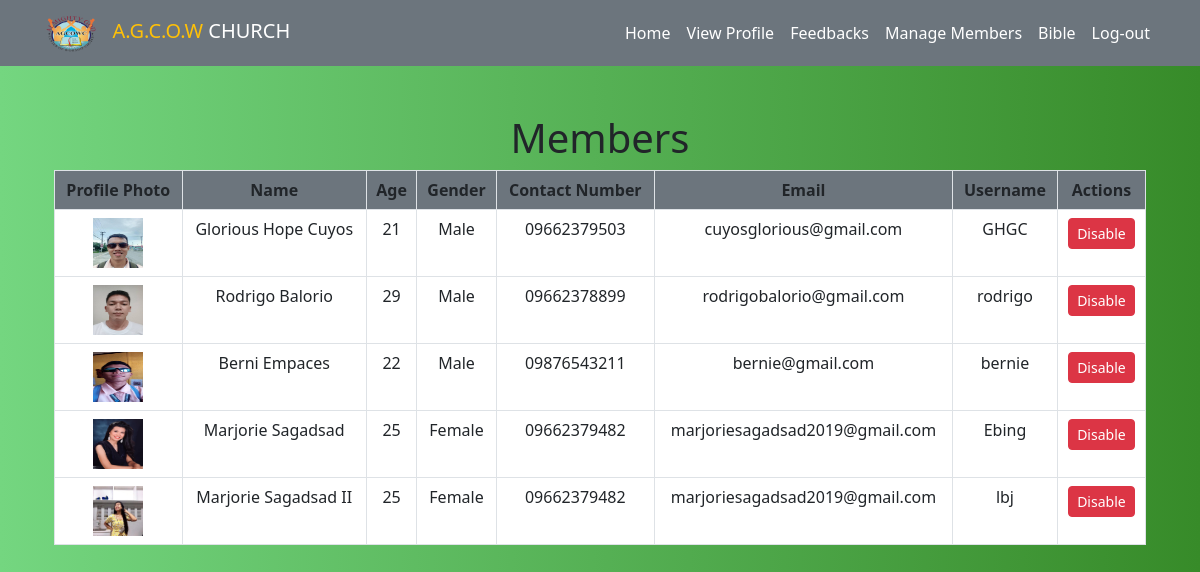
Page /admin/manage.php (signed in) on the committed database.
### tables this page shows
CREATE TABLE `users` (
  `user_id` int(11) NOT NULL,
  `user_fname` varchar(50) DEFAULT NULL,
  `user_lname` varchar(50) DEFAULT NULL,
  `user_birthday` date DEFAULT NULL,
  `user_gender` varchar(250) NOT NULL,
  `user_contactnum` varchar(11) DEFAULT NULL,
  `user_email` varchar(250) DEFAULT NULL,
  `user_username` varchar(100) NOT NULL,
  `user_pass` varchar(200) DEFAULT NULL,
  `profile_photo` varchar(250) DEFAULT NULL,
  `user_status` int(11) NOT NULL
);

### admin/manage.php (the view, shortened to what this page needs)
<html lang="en">
<head>
    <link rel="stylesheet" href="/AGCOWC PROJECTJS/assets/css/bootstrap.min.css">
</head>
<body style= "background-image: linear-gradient(to right, #74D680,#378B29)">
<nav class="navbar navbar-expand-lg navbar-dark bg-secondary sticky-lg-top">
<div class="container">
	<a class="navbar-brand" href="index.html"><Span class="text-warning"><img src="pictures/agcow logo.png" width="60" height="40">&nbsp; A.G.C.O.W </Span>CHURCH</a>
	<div class="collapse navbar-collapse" id="navbarSupportedContent">
		<ul class="navbar-nav ms-auto mb-2 mb-lg-0">
			<li class="nav-item">
				<a class="nav-link active" aria-current="page" href="success.php">Home</a>
			</li>
			<li class="nav-item">
                <a class="nav-link active" aria-current="page" href="profile_admin.php">View Profile</a>
            </li>
            <li class="nav-item">
                <a class="nav-link active" aria-current="page" href="./search/feedbacks.php">Feedbacks</a>
            </li>
			<li class="nav-item">
                <a class="nav-link active" aria-current="page" href="manage.php">Manage Members</a>
            </li>
            <li class="nav-item">
                <a class="nav-link active" aria-current="page" href="bible.php">Bible</a>
            </li>
			<li class="nav-item" id="applog">
				<a class="nav-link active" aria-current="page" @click="confirmLogout" style="cursor:pointer">Log-out</a>
			</li>
		</ul>
	</div>
</div>
</nav>
  <div class="container mt-5">
    <div class="container-fluid">
        <h1 class="text-center text-dark">Members</h1>
        <table class="table table-stripped table-hover table-bordered text-center">
    <thead>
        <tr>
            <th class="bg-secondary">Profile Photo</th>
            <th class="bg-secondary">Name</th>
            <th class="bg-secondary">Age</th>
            <th class="bg-secondary">Gender</th>
            <th class="bg-secondary">Contact Number</th>
            <th class="bg-secondary">Email</th>
            <th class="bg-secondary">Username</th>
            <th class="bg-secondary">Actions</th>
        </tr>
    </thead>
    <?php
    require 'dbcon.php';
    $sql = $conn->prepare("SELECT * FROM users");
    $sql->execute();
    ?>
    <tr>
        <?php
        while ($row = $sql->fetch()) {
            $userBirthday = new DateTime($row['user_birthday']);
            $currentDate = new DateTime();
            $age = $currentDate->diff($userBirthday)->y;
            ?>
            <td class="bg-white"><img src="upload/<?php echo $row["profile_photo"] ?>" width="50px" height="50px"></td>
            <td class="bg-white"><?php echo $row['user_fname'] . " " . $row['user_lname']; ?></td>
            <td class="bg-white"><?php echo $age ?></td>
            <td class="bg-white"><?php echo $row['user_gender']; ?></td>
            <td class="bg-white"><?php echo $row['user_contactnum']; ?></td>
            <td class="bg-white"><?php echo $row['user_email']; ?></td>
            <td class="bg-white"><?php echo $row['user_username']; ?></td>
            <td class="bg-white">
                <form method="post" action="status.php">
                    <button type="submit" name="toggle_status" class="btn btn-sm <?php echo ($row['user_status'] == 1) ? 'btn-danger' : 'btn-success'; ?>">
                        <?php echo ($row['user_status'] == 1) ? 'Disable' : 'Enable'; ?>
                    </button>
                </form>
            </td>
    </tr>
    <?php
}
?>
</table>
</body>
</html>

### rows in the picture
users: profile_photo (picture), user_fname "Glorious Hope", user_lname "Cuyos", user_gender "Male", user_contactnum "09662379503", user_email "cuyosglorious@gmail.com", user_username "GHGC", user_status "Disable"
users: profile_photo (picture), user_fname "Rodrigo", user_lname "Balorio", user_gender "Male", user_contactnum "09662378899", user_email "rodrigobalorio@gmail.com", user_username "rodrigo", user_status "Disable"
users: profile_photo (picture), user_fname "Berni", user_lname "Empaces", user_gender "Male", user_contactnum "09876543211", user_email "bernie@gmail.com", user_username "bernie", user_status "Disable"
users: profile_photo (picture), user_fname "Marjorie", user_lname "Sagadsad", user_gender "Female", user_contactnum "09662379482", user_email "marjoriesagadsad2019@gmail.com", user_username "Ebing", user_status "Disable"
users: profile_photo (picture), user_fname "Marjorie", user_lname "Sagadsad II", user_gender "Female", user_contactnum "09662379482", user_email "marjoriesagadsad2019@gmail.com", user_username "lbj", user_status "Disable"
